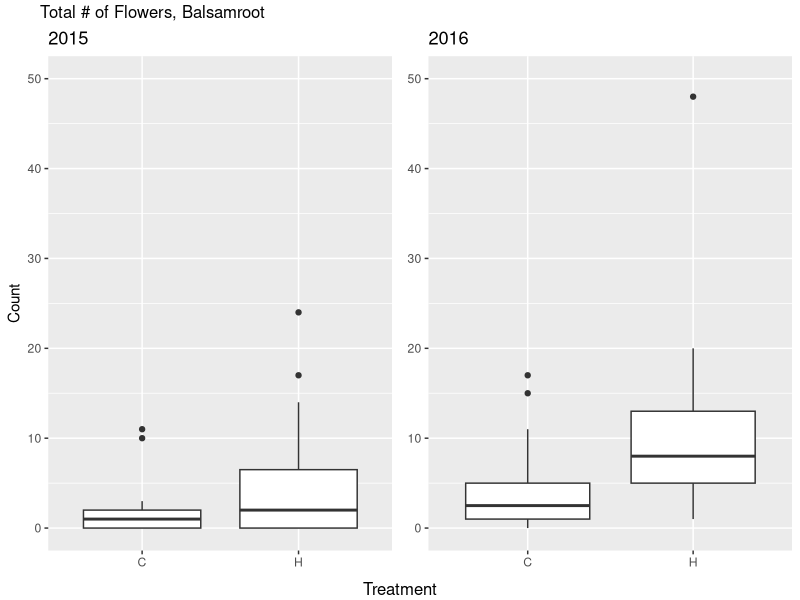
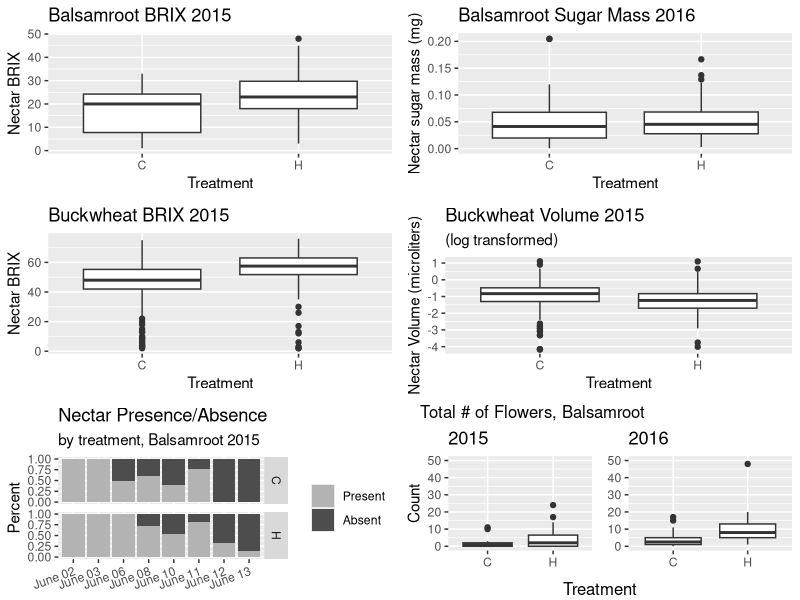

These charts were generated, in order, by the following R code:
library(ggplot2)
library(dplyr)
library(gridExtra)

setwd("D:/Iowa State University/Debinski Lab/Nectar data/MAL")

#Balsamroot
balssug15 <- read.csv("nectar analysis/data files/balssugar15.csv", header = T)
balssug16 <- read.csv("nectar analysis/data files/balssugar16.csv", header = T)
balssug15$lnmass <- log(balssug15$mass)
balssug16$lnmass <- log(balssug16$mass)

balspa <- read.csv("nectar analysis/data files/balsam15.csv", header = T)
balspa$necpres[balspa$volume != "0"] <- "1"
balspa$necpres[balspa$volume == "0"] <- "0"
balspa$necpres <- as.factor(balspa$necpres)
balspa <- balspa[,-c(2,4:7)]
balspa$datechr <- as.character(balspa$date)
balspa$datechr <- gsub("2015-", "", balspa$datechr)
balspa$datechr <- gsub("06-", "June ", balspa$datechr)
balspa$datechr <- as.factor(balspa$datechr)
balspa <- balspa[,2:4]

#Buckwheat
buckvol15 <- read.csv("nectar analysis/data files/buckvol15.csv", header = T)
bucksug15 <- read.csv("nectar analysis/data files/bucksugar15.csv", header = T)
buckvol15$lnvol <- log(buckvol15$volume)


#Plots

bals15brix <- ggplot(balssug15, aes(x=treatment, y=BRIX)) + geom_boxplot() +
  xlab("Treatment") +
  ylab("Nectar BRIX") + ggtitle("Balsamroot BRIX 2015")

bals16mass <- ggplot(balssug16, aes(x=treatment, y=mass)) + geom_boxplot() +
  xlab("Treatment") +
  ylab("Nectar sugar mass (mg)") + ggtitle("Balsamroot Sugar Mass 2016")

buck15volln <- ggplot(buckvol15, aes(x=treatment, y=lnvol)) + geom_boxplot() +
  labs( x = "Treatment", y = "Nectar Volume (microliters)", title = "Buckwheat Volume 2015", subtitle = "(log transformed)")

buck15brix <- ggplot(bucksug15, aes(x=treatment, y=BRIX)) + geom_boxplot() +
  xlab("Treatment") +
  ylab("Nectar BRIX") + ggtitle("Buckwheat BRIX 2015")

necpa <- ggplot(balspa, aes(x = datechr, fill = necpres)) +
  theme(axis.text.x = element_text(angle=20, hjust=1, vjust=1)) +
  theme(axis.title.x=element_blank()) +
  geom_bar(position = "fill") +
  scale_fill_manual(values=c("gray30", "grey70"), labels=c("Absent", "Present")) +
  labs(y = "Percent", title = "Nectar Presence/Absence", subtitle = "by treatment, Balsamroot 2015") +
  guides(fill=guide_legend(title=NULL, reverse = TRUE)) +
  facet_grid(treatment~.)

flowers <- read.csv("nectar analysis/data files/raw data/Balsamroot phenology/TotalFlowersPerPlant.csv", header = T, as.is = T)
names(flowers)[4:5] <- c("count15", "count16")
flowers$treatment <- as.factor(flowers$treatment)

g1 <- ggplot(flowers, aes(x = treatment, y = count15)) + geom_boxplot() +
  ylim(0, 50) + labs(title = "2015", x = NULL, y = "Count")
g2 <- ggplot(flowers, aes(x = treatment, y = count16)) + geom_boxplot() +
  ylim(0, 50) + labs(title = "2016", x = NULL, y = NULL)
totflow <- grid.arrange(g1, g2, ncol = 2, top = grid::textGrob("Total # of Flowers, Balsamroot",x=0.05,hjust=0), bottom = "Treatment")

grid.arrange(bals15brix, bals16mass, buck15brix, buck15volln, necpa, totflow, ncol=2)


###  Old code
#flowers <- read.csv("nectar analysis/data files/raw data/Balsamroot phenology/TotalFlowersPerPlant.csv", header = T, as.is = T)
#flowers$total <- apply(flowers[4:5], 1, sum)
#flowers <- flowers[,-c(1,3:5)]
#flowers$treatment <- as.factor(flowers$treatment)

#totflow <- ggplot(flowers, aes(x = total)) + geom_histogram(binwidth = 1) + facet_grid(treatment~.) +
#  labs(title = "Total Flowers", subtitle = "by treatment, Balsamroot 2015 + 2016", x = "Total Flowers", y = "Count of Plants") 


